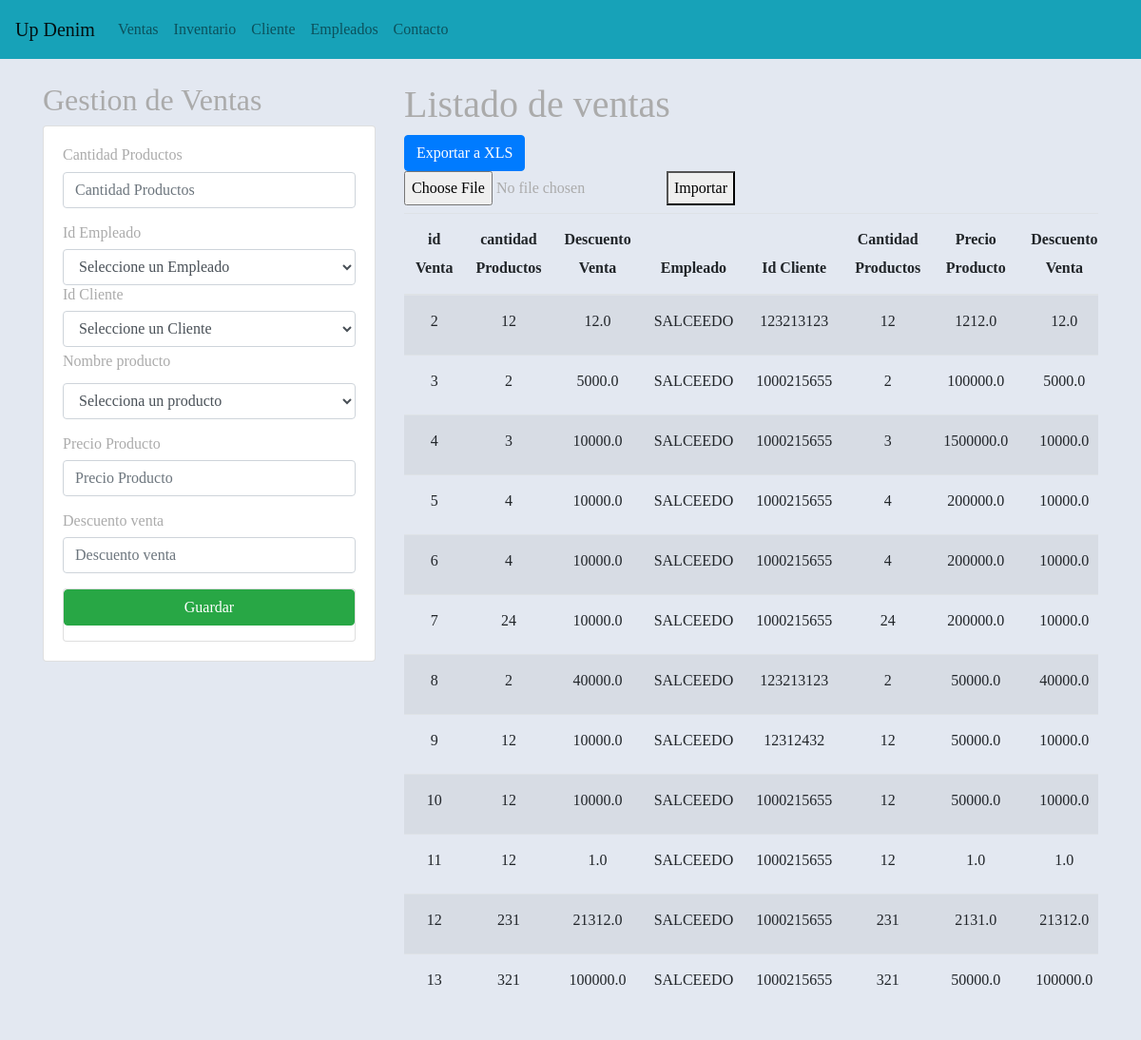
/importar_excel/, run on the app's committed database.
### aplicaciones/Academico/models.py (models this page shows, shortened)
class Ventas(models.Model):
    idVenta = models.AutoField(primary_key=True)
    cantidadProductos = models.CharField(max_length=50)
    descuentoVenta = models.CharField(max_length=50)
    precioProducto = models.CharField(max_length=50)
    idCliente = models.ForeignKey(Cliente, on_delete=models.CASCADE)
    idEmpleado = models.ForeignKey(Empleado, on_delete=models.CASCADE)  # Corrección aquí
    idProducto = models.ForeignKey(Producto, on_delete=models.CASCADE)
    idInventario = models.ForeignKey(Inventario, on_delete=models.CASCADE, default=1)
    TotalVenta = models.CharField(max_length=50)

class Empleado(models.Model):
    idEmpleado = models.AutoField(primary_key=True)
    idDocumentoEmp = models.ForeignKey(Persona, on_delete=models.CASCADE)
    fechaIngreso = models.DateField()
    salario = models.FloatField()
    fechaNacimiento = models.DateField()
    rh = models.CharField(max_length=5)
    idarl = models.ForeignKey(Arl, on_delete=models.CASCADE)
    ideps = models.ForeignKey(Eps, on_delete=models.CASCADE)
    idFondoPension = models.ForeignKey(Fondopension, on_delete=models.CASCADE)
    idCargoEmpleado = models.ForeignKey(CargoEmpleado, on_delete=models.CASCADE)
    iduser = models.ForeignKey(Usuario, on_delete=models.CASCADE)
    idrol = models.ForeignKey(Rol, on_delete=models.CASCADE)

class Persona(models.Model):
    iddocumento = models.CharField(max_length=20, primary_key=True)
    primernombre = models.CharField(max_length=45, null=False, blank=False)
    segundonombre = models.CharField(max_length=45, blank=True, null=True)
    primerapellido = models.CharField(max_length=45, null=False, blank=False)
    segundoapellido = models.CharField(max_length=45, blank=True, null=True)
    idcontacto = models.ForeignKey(Contacto, on_delete=models.CASCADE)
    iddireccion = models.ForeignKey(Direccion, on_delete=models.CASCADE)
    idgenero = models.ForeignKey(Genero, on_delete=models.CASCADE)
    def __str__(self):
        texto = '{0}'
        return texto.format(self.iddocumento)

class Cliente(models.Model):
    idcliente = models.IntegerField(primary_key=True)
    cupocredito = models.IntegerField()
    iddocumento = models.ForeignKey(Persona, on_delete=models.CASCADE)
    idtipocomercio = models.ForeignKey(Tipocomercio, on_delete=models.CASCADE)
    idtipocliente = models.ForeignKey(Tipocliente,on_delete=models.CASCADE)
    def __str__(self):
        return f"{self.iddocumento}"

### aplicaciones/Academico/views.py (the view, shortened to what this page needs)
# urls.py: path('importar_excel/', views.importar_excel, name='importar_excel'),
def importar_excel(request):
    eliminarVenta = Ventas.objects.all()
    return render(request, "gestionVentas.html", {"ventas": eliminarVenta})

### aplicaciones/Academico/templates/gestionVentas.html (shortened to what this page needs)
{% extends "./base.html" %}
{% block body %}
{% load static %}
<link rel="stylesheet" href="{% static 'css/gestionVentas.css' %}">
<div class="row">
    <div class="col-sm-12 col-md-6 col-lg-4 col-xl-4">
        <h2> Gestion de Ventas </h2>
            <div class="card">
                <div class="card-body">
                <form action="/registrarVenta/" method="POST">  {% csrf_token %}
                    <div class="form-group">
                        <h6>Cantidad Productos</h6>
                        <input type="text" id="txtNombre" name="txtNombre" class="form-control" placeholder="Cantidad Productos" minlength="1" maxlength="58"  required>
                    </div>
                    <h6>Id Empleado</h6>
                    <select id="txtEmpleados" name="txtEmpleados" class="form-control" required>
                        <option value="">Seleccione un Empleado</option>
                    </select>
                    <h6>Id Cliente</h6>
                    <select id="txtClientela" name="txtClientela" class="form-control" required>
                        <option value="">Seleccione un Cliente</option>
                    </select>
                    <div class="form-group">
                        <label for="nombreproducto">Nombre producto</label>
                        <select id="txtProducto" name="txtProducto" class="form-control" required>
                            <option value="">Selecciona un producto</option>
                        </select>
                    </div>
                    <div class="form-group">
                        <h6>Precio Producto</h6>
                        <input type="text" id="txtPrecio" name="txtPrecio" class="form-control" placeholder="Precio Producto" minlength="1" maxlength="58" required>
                    </div>
                    <div class="form-group">
                        <h6>Descuento venta</h6>
                        <input type="text" id="txtCategoria" name="txtCategoria" class="form-control"  placeholder="Descuento venta" minlength="1" maxlength="58" required>
                    </div>
                    <div class="card">
                        <div class="form-group">
                            <button type="submit" class="btn btn-success btn-block text-white">Guardar</button>
                        </div>
                 </form>
            </div>
            </div>
        </div>
    </div>
<div class="col-sm-12 col-md-6 col-lg-8 col-xl-8">
    <h1> Listado de ventas </h1>        <a href="{% url 'exportar_a_xls' %}" class="btn btn-primary">Exportar a XLS</a>
    <form method="post" action="{% url 'importar_excel' %}" enctype="multipart/form-data">
        <input type="file" name="archivo_excel">
        <button type="submit">Importar</button>
    </form>
<div class="table-responsive py-2">
    <table class="table table-striped">
        <thead>
            <tr>
                <th>id Venta</th>
                <th>cantidad Productos</th>
                <th>Descuento Venta</th>
                <th>Empleado</th>
                <th>Id Cliente</th>
                <th>Cantidad Productos</th>
                <th>Precio Producto</th>
                <th>Descuento Venta</th>
            </tr>
        </thead>
        <tbody>
        {% for v in ventas%}
            <tr>
                <td>{{v.idVenta}}</td>
                <td>{{v.cantidadProductos}}</td>
                <td>{{v.descuentoVenta}}</td>
                <td>{{v.idEmpleado.idDocumentoEmp.primernombre}}</td>
                <td>{{v.idCliente}}</td>
                <td>{{v.cantidadProductos}}</td>
                <td>{{v.precioProducto}}</td>
                <td>{{v.descuentoVenta }}</td>
            </tr>
        {% endfor%}
        </tbody>
    </table>
</div>
</div>
</div>
{% endblock %}

### aplicaciones/Academico/static/css/gestionVentas.css (style rules this page uses)
th,td { text-align: center; vertical-align: middle; }
body { font-family: "Libre Baskerville", serif; font-weight: 400; font-size: 16px; line-height: 30px; background-color: #e3e8f1; overflow-x:hidden; color: #ababab; }

### data on the page
Ventas: idVenta "2", cantidadProductos "12", descuentoVenta "12.0", idEmpleado.idDocumentoEmp.primernombre "SALCEEDO", idCliente "123213123", precioProducto "1212.0"
Ventas: idVenta "3", cantidadProductos "2", descuentoVenta "5000.0", idEmpleado.idDocumentoEmp.primernombre "SALCEEDO", idCliente "1000215655", precioProducto "100000.0"
Ventas: idVenta "4", cantidadProductos "3", descuentoVenta "10000.0", idEmpleado.idDocumentoEmp.primernombre "SALCEEDO", idCliente "1000215655", precioProducto "1500000.0"
Ventas: idVenta "5", cantidadProductos "4", descuentoVenta "10000.0", idEmpleado.idDocumentoEmp.primernombre "SALCEEDO", idCliente "1000215655", precioProducto "200000.0"
Ventas: idVenta "6", cantidadProductos "4", descuentoVenta "10000.0", idEmpleado.idDocumentoEmp.primernombre "SALCEEDO", idCliente "1000215655", precioProducto "200000.0"
Ventas: idVenta "7", cantidadProductos "24", descuentoVenta "10000.0", idEmpleado.idDocumentoEmp.primernombre "SALCEEDO", idCliente "1000215655", precioProducto "200000.0"
Ventas: idVenta "8", cantidadProductos "2", descuentoVenta "40000.0", idEmpleado.idDocumentoEmp.primernombre "SALCEEDO", idCliente "123213123", precioProducto "50000.0"
Ventas: idVenta "9", cantidadProductos "12", descuentoVenta "10000.0", idEmpleado.idDocumentoEmp.primernombre "SALCEEDO", idCliente "12312432", precioProducto "50000.0"
Ventas: idVenta "10", cantidadProductos "12", descuentoVenta "10000.0", idEmpleado.idDocumentoEmp.primernombre "SALCEEDO", idCliente "1000215655", precioProducto "50000.0"
Ventas: idVenta "11", cantidadProductos "12", descuentoVenta "1.0", idEmpleado.idDocumentoEmp.primernombre "SALCEEDO", idCliente "1000215655", precioProducto "1.0"
Ventas: idVenta "12", cantidadProductos "231", descuentoVenta "21312.0", idEmpleado.idDocumentoEmp.primernombre "SALCEEDO", idCliente "1000215655", precioProducto "2131.0"
Ventas: idVenta "13", cantidadProductos "321", descuentoVenta "100000.0", idEmpleado.idDocumentoEmp.primernombre "SALCEEDO", idCliente "1000215655", precioProducto "50000.0"
